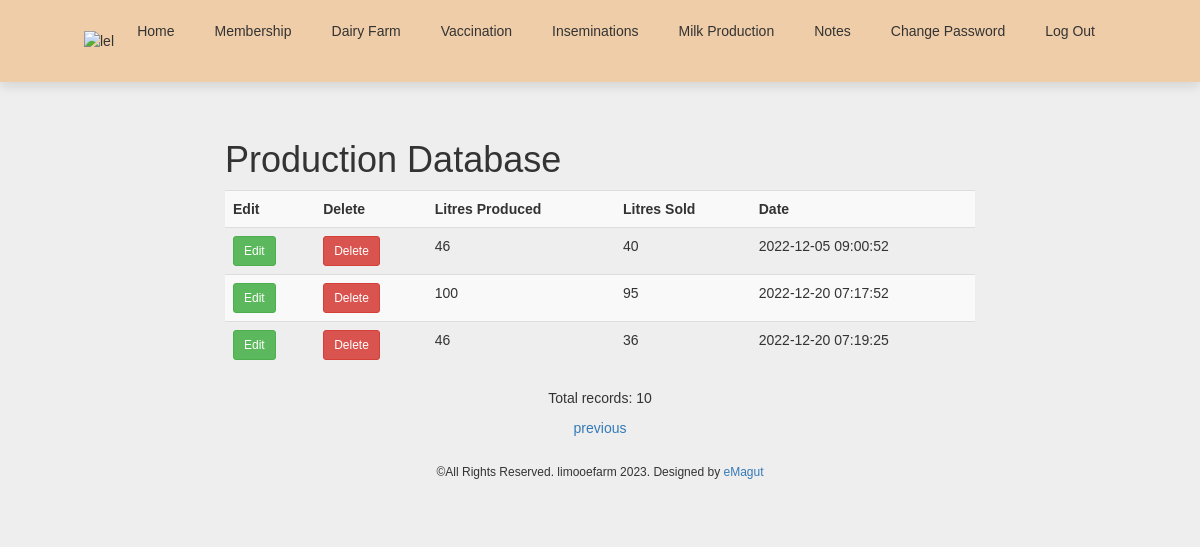
/view_production.php?s=7&p=2 (signed in), run on the app's committed database.
### tables this page shows
CREATE TABLE `milk_production` (
  `production_id` tinyint(10) UNSIGNED NOT NULL,
  `date_produced` timestamp NOT NULL DEFAULT current_timestamp(),
  `litres_produced` char(60) NOT NULL,
  `litres_sold` char(50) NOT NULL
);

### view_production.php (the view, shortened to what this page needs)
<!DOCTYPE html>
<html>
<head>
<link rel="stylesheet" href="https://maxcdn.bootstrapcdn.com/bootstrap/3.4.1/css/bootstrap.min.css">
<link rel="stylesheet" href="https://cdnjs.cloudflare.com/ajax/libs/animate.css/3.7.2/animate.min.css">
</head>
<body style="background-color:#EEE;">
	<header>
    <?php include('header.php'); ?>
</header>
	<div class="container" style="margin-top:120px;">
		<div class="row">
			<div class="col-sm-8 col-lg-8 col-lg-offset-2">
           <h1>Production Database</h1>
           <?php
try {
 require('mysqli_connect.php');
 $pagerows = 7;
 if ((isset($_GET['p']) && is_numeric($_GET['p']))) {
 $pages = htmlspecialchars($_GET['p'], ENT_QUOTES);
 }
 if ((isset($_GET['s'])) &&( is_numeric($_GET['s'])))
 {
 $start = htmlspecialchars($_GET['s'], ENT_QUOTES);
 }else{
 $start = 0;
 }
 $query = "SELECT production_id, litres_produced, litres_sold, date_produced AS regdat FROM milk_production ORDER BY date_produced ASC";
 $query .=" LIMIT ?, ?";
 $q = mysqli_stmt_init($dbcon);
 mysqli_stmt_prepare($q, $query);
 mysqli_stmt_bind_param($q, "ii", $start, $pagerows);
 mysqli_stmt_execute($q);
 $result = mysqli_stmt_get_result($q);
 if ($result) {
 echo '<table class="table table-striped table-hover table-responsive">
 <tr>
 <th scope="col">Edit</th>
 <th scope="col">Delete</th>
 <th scope="col">Litres Produced</th>
 <th scope="col">Litres Sold</th>
 <th scope="col">Date</th>
 </tr>';
 while ($row = mysqli_fetch_array($result, MYSQLI_ASSOC)) {
 $production_id = htmlspecialchars($row['production_id'], ENT_QUOTES);
 $litres_produced =htmlspecialchars($row['litres_produced'], ENT_QUOTES);
 $litres_sold =htmlspecialchars($row['litres_sold'], ENT_QUOTES);
 $date_produced = htmlspecialchars($row['regdat'], ENT_QUOTES);
 echo '<tr>
 <td><a href="edit_production.php?id=' . $production_id .'" class="btn btn-success btn-sm">Edit</a></td>
 <td><a href="delete_production.php?id=' . $production_id .'" class="btn btn-danger btn-sm">Delete</a></td>
 <td>' . $litres_produced . '</td>
 <td>' . $litres_sold . '</td>
 <td>' . $date_produced . '</td>
 </tr>';
 }
 echo '</table>';
 }
 else {
 echo '<p class="text-center">The production records could not be ';
 echo 'retrieved at the moment. We apologize for any inconvenience.</p>';
 exit;
 }
 $q = "SELECT COUNT(production_id) FROM milk_production";
 $result = mysqli_query ($dbcon, $q);
 $row = mysqli_fetch_array ($result, MYSQLI_NUM);
 $members = htmlspecialchars($row[0], ENT_QUOTES);
 $echostring = "<p class='text-center'>Total records: $members </p>";
 $echostring .= "<p class='text-center'>";
 if ($pages > 1) {
 $current_page = ($start/$pagerows) + 1;
 if ($current_page != 1) {
 $echostring .=
 ' <a href="view_production.php?s=' . ($start - $pagerows) .
 '&p=' . $pages . '">previous</a> ';
 }
 $echostring .= '</p>';
 echo $echostring;
 }
}
catch(Exception $e)
{
 print "The system is busy please try later";
}
catch(Error $e)
{
 print "The system is busy please try again later.";
}
?>
			</div>
		</div>
    <footer class="jumbotron text-center row"
 style="padding-bottom:1px; padding-top:8px;">
<?php include('footer.php'); ?>
 </footer>
	</div>
</body>
</html>

### header.php (style rules this page uses)
* { margin:0; padding:0; box-sizing: border-box; font-family:Arial, Helvetica; text-decoration: none; }
body { min-height: 100vh; background-size: cover; background-position:center; }
header { position: fixed; top:0px; left:0; right: 0; background:#EFCDA8; box-shadow: 0 5px 10px rgba(0,0,0,.1); padding:0px 7%; display: flex; align-items: center; justify-content: space-between; z-index: 1000; }

### data on the page
milk_production: litres_produced "46", litres_sold "40", date_produced "2022-12-05 09:00:52"
milk_production: litres_produced "100", litres_sold "95", date_produced "2022-12-20 07:17:52"
milk_production: litres_produced "46", litres_sold "36", date_produced "2022-12-20 07:19:25"

### other printed values
$members "10"
